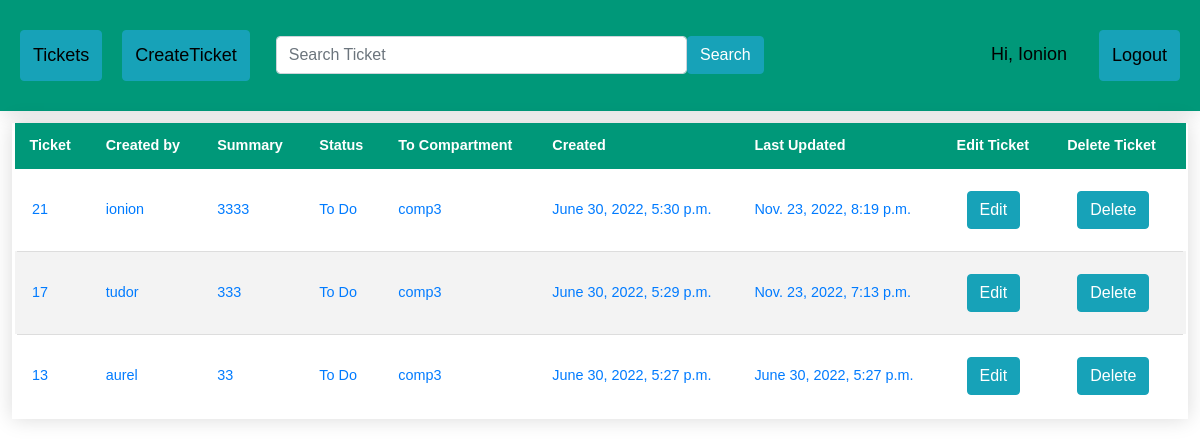
The page / (signed in) on the database as committed earlier.
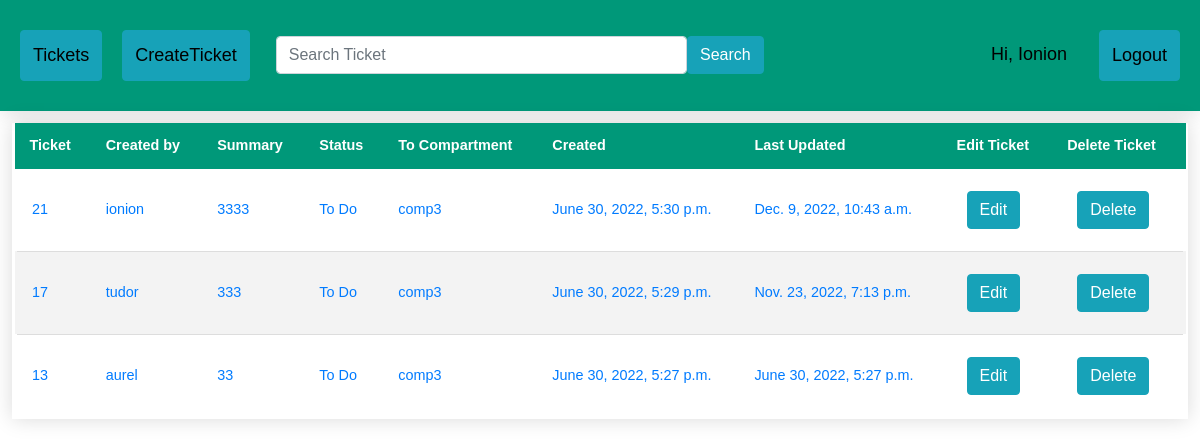
The same page on the database as committed later.
### ticketApp/models.py (models this page shows)
class Ticket(models.Model):
	title = models.CharField(max_length=100)
	assignee = models.ForeignKey(User, null=True, blank=True, on_delete=models.CASCADE)
	status = models.CharField(max_length=25, choices=TicketStatus.choices, default=TicketStatus.TO_DO)
	compartment = models.CharField(max_length=25, choices=Compartiment.choices, default=None, null=False, blank=False)
	description = models.TextField()
	created_at = models.DateTimeField('created at', auto_now_add=True)
	updated_at = models.DateTimeField('updated at', auto_now=True)
	active = models.BooleanField(default=1)

### ticketApp/views.py (the view)
# urls.py: path('', views.index, name='index'),
def index(request):
	tickets = Ticket.objects.order_by('-created_at')
	return render(request, 'index.html', {'tickets': tickets})

### ticketApp/templates/index.html (shortened to what this page needs)
{% extends 'base.html' %}
{% block content %}
<table class="styled-table" content="width=device-width, initial-scale=1, maximum-scale=1, minimum-scale=1">
    <thead>
    <tr>
        <th>Ticket</th>
        <th>Created by</th>
        <th>Summary</th>
        <th>Status</th>
        <th>To Compartment</th>
        <th>Created</th>
        <th>Last Updated</th>
        <th>Edit Ticket</th>
        <th>Delete Ticket</th>
    </tr>
    </thead>
    {% if user.is_authenticated %}
    <tbody>
    {% for ticket in tickets %}
    {% if user.usercreate.compartment == ticket.compartment or user.is_superuser %}
    {% if ticket.active == True %}
    <tr>
        <td><a href="/ticket/{{ticket.id}}">{{ticket.id}}</a></td>
        <td><a href="/ticket/{{ticket.id}}">{{ticket.assignee}}</a></td>
        <td><a href="/ticket/{{ticket.id}}">{{ticket.title}}</a></td>
        <td><a href="/ticket/{{ticket.id}}">{{ticket.status}}</a></td>
        <td><a href="/ticket/{{ticket.id}}">{{ticket.compartment}}</a></td>
        <td><a href="/ticket/{{ticket.id}}">{{ticket.created_at}}</a></td>
        <td><a href="/ticket/{{ticket.id}}">{{ticket.updated_at}}</a></td>
        <td><a href="{% url 'EditTicket' ticket.id %}" style="margin:10px;" class="btn btn-info">Edit</a></td>
        <td><a href="{% url 'InactiveTicket' ticket.id %}" style="margin:10px;" class="btn btn-info">Delete</a></td>
    </tr>
    {% endif %}
    {% endif %}
    {% endfor %}
    {% else %}
    <h2 align="center" class="rainbow-text"><strong>You can Login when the Admin activates your account!!!</strong></h2>
    </tbody>
    {% endif %}
</table>
{% endblock %}

### ticketApp/templates/base.html (shortened to what this page needs)
<!DOCTYPE html>
<html>
<head>
    {% load static %}
    <link rel="stylesheet" href="https://stackpath.bootstrapcdn.com/bootstrap/4.4.1/css/bootstrap.min.css"
>
    <link rel="stylesheet" type="text/css" href="{% static 'css/style.css' %}">
</head>
<body>
<div class="header">
    <a href="{% url 'index' %}" style="margin:10px;" class="btn btn-info">Tickets</a>
    {% if user.is_authenticated %}
    <a href="{% url 'CreateTicket' %}" style="margin:10px;" class="btn btn-info">CreateTicket</a>
    <form style="margin:10px;" class="d-flex" method=POST action="{% url 'index_search' %}">
        <input class="form-control me-2" type="search" placeholder="Search Ticket" aria-label="Search" name="searched">
        <button class="btn btn-info" type="submit">Search</button>
    </form>
    {% endif %}
    <div class="header-right">
        {% if user.is_authenticated %}
        <a style="margin:10px;">Hi, {{ request.user.username|title }}</a>
        <a class="btn btn-info" href="/logout_request" style="margin:10px;">Logout</a>
        {% else %}
        <a href="{% url 'login_request' %}" class="btn btn-info">Login</a>
        {% endif %}
    </div>
</div>
<div id="body">
    {% block content %}{% endblock %}
</div>
</body>
</html>

### ticketApp/static/css/style.css (style rules this page uses)
.header { overflow: hidden; background-color: #009879; padding: 20px 10px; min-width: 200px; box-shadow: 0 0 20px rgba(0, 0, 0, 0.15); }
.header a { float: left; color: black; text-align: center; padding: 12px; text-decoration: none; font-size: 18px; font-family: sans-serif; line-height: 25px; border-radius: 4px; }
.header-right { float: right; }
.d-flex { float: left; width: 500px; text-align: center; font-family: sans-serif; line-height: 25px; padding: 6px; }
.styled-table { border-collapse: collapse; margin: 25px 0; width:98%; margin-top: 1%; margin-left:1%; margin-right:1%; font-size: 0.9em; font-family: sans-serif; min-width: 200px; box-shadow: 0 0 20px rgba(0, 0, 0, 0.15); }
.styled-table thead tr { background-color: #009879; color: #ffffff; text-align: left; }
.styled-table th, .styled-table td { padding: 12px 15px; }
.styled-table tbody tr { border-bottom: 1px solid #dddddd; }
.styled-table tbody tr:nth-of-type(even) { background-color: #f3f3f3; }
.styled-table tbody tr:last-of-type { border-bottom: 2px solid transparent; }
.styled-table tbody tr { border-right: 5px solid transparent; border-left: 5px solid transparent; }

Rows that differ between the two databases and show on the page:
changed Ticket "ionion": updated_at "Nov. 23, 2022, 8:19 p.m." → "Dec. 9, 2022, 10:43 a.m."
